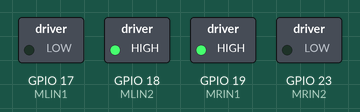
Simulated run of this sketch. Board: ESP32. On the bench: switched loads named in the sketch (green lamp = pin HIGH).

Above: at 0.1 s.
Timing chart, 0 to 1.6 s (numbered marks = the images above):
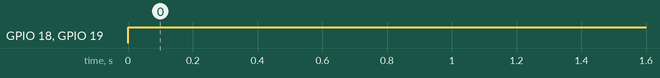

The sketch:

motor-control.ino
```cpp
#define MLIN1 17
#define MLIN2 18
#define MRIN1 19
#define MRIN2 23

int pwmR = 255;  // PWM value for the right motor
int pwmL = 255;  // PWM value for the left motor

void setup() {
  // Set up the motor control pins and PWM settings
  ledcAttachPin(MLIN2, 0);  // Attach MLIN2 pin to LEDC channel 0
  ledcAttachPin(MRIN1, 1);  // Attach MRIN1 pin to LEDC channel 1
  ledcSetup(0, 50, 8);      // Set up LEDC channel 0 with a frequency of 50Hz and 8-bit resolution
  ledcSetup(1, 50, 8);      // Set up LEDC channel 1 with a frequency of 50Hz and 8-bit resolution
  pinMode(MLIN1, OUTPUT);   // Set MLIN1 pin as OUTPUT
  pinMode(MRIN2, OUTPUT);   // Set MRIN2 pin as OUTPUT
}

void loop() {
  // Control the motors
  digitalWrite(MLIN1, LOW);    // Set MLIN1 pin LOW (one direction)
  digitalWrite(MRIN2, LOW);    // Set MRIN2 pin LOW (opposite direction)
  ledcWrite(1, pwmR);          // Set the PWM value for the right motor
  ledcWrite(0, pwmL);          // Set the PWM value for the left motor
}
```

Measured:
- by itself, GPIO 18 (MLIN2), GPIO 19 (MRIN1): LOW → HIGH at 0.00 s
